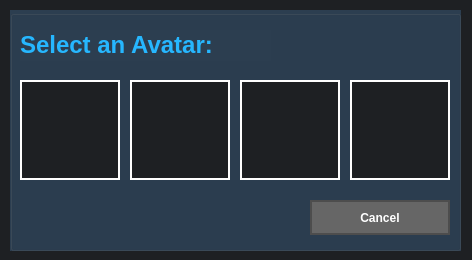
<?xml version="1.0" encoding="UTF-8"?>
<ui version="4.0">
 <class>editDetails</class>
 <widget class="QDialog" name="editDetails">
  <property name="geometry">
   <rect>
    <x>0</x>
    <y>0</y>
    <width>472</width>
    <height>260</height>
   </rect>
  </property>
  <property name="minimumSize">
   <size>
    <width>472</width>
    <height>260</height>
   </size>
  </property>
  <property name="maximumSize">
   <size>
    <width>472</width>
    <height>260</height>
   </size>
  </property>
  <property name="windowTitle">
   <string>Select an Avatar</string>
  </property>
  <property name="styleSheet">
   <string notr="true">background-color:#1E2023;</string>
  </property>
  <property name="modal">
   <bool>true</bool>
  </property>
  <widget class="QPushButton" name="pushButton">
   <property name="geometry">
    <rect>
     <x>20</x>
     <y>80</y>
     <width>100</width>
     <height>100</height>
    </rect>
   </property>
   <property name="minimumSize">
    <size>
     <width>100</width>
     <height>100</height>
    </size>
   </property>
   <property name="focusPolicy">
    <enum>Qt::NoFocus</enum>
   </property>
   <property name="styleSheet">
    <string notr="true">QPushButton {
    border-style: solid;
    border-width: 2px;
    border-color: white;
}

QPushButton:hover
{
    border: 2px solid #26b7ff ;
}

QPushButton:pressed {
	color:white;
 }
</string>
   </property>
   <property name="text">
    <string/>
   </property>
   <property name="icon">
    <iconset resource="resources.qrc">
     <normaloff>:/Assets/Icons/avatar.jpg</normaloff>:/Assets/Icons/avatar.jpg</iconset>
   </property>
   <property name="iconSize">
    <size>
     <width>96</width>
     <height>96</height>
    </size>
   </property>
   <property name="autoDefault">
    <bool>true</bool>
   </property>
   <property name="flat">
    <bool>true</bool>
   </property>
  </widget>
  <widget class="QPushButton" name="pushButton_2">
   <property name="geometry">
    <rect>
     <x>130</x>
     <y>80</y>
     <width>100</width>
     <height>100</height>
    </rect>
   </property>
   <property name="minimumSize">
    <size>
     <width>100</width>
     <height>100</height>
    </size>
   </property>
   <property name="focusPolicy">
    <enum>Qt::NoFocus</enum>
   </property>
   <property name="styleSheet">
    <string notr="true">QPushButton {
    border-style: solid;
    border-width: 2px;
    border-color: white;
}

QPushButton:hover
{
    border: 2px solid #26b7ff ;
}

QPushButton:pressed {
	color:white;
 }
</string>
   </property>
   <property name="text">
    <string/>
   </property>
   <property name="icon">
    <iconset resource="resources.qrc">
     <normaloff>:/Assets/Icons/avatar1.jpg</normaloff>:/Assets/Icons/avatar1.jpg</iconset>
   </property>
   <property name="iconSize">
    <size>
     <width>96</width>
     <height>96</height>
    </size>
   </property>
   <property name="flat">
    <bool>true</bool>
   </property>
  </widget>
  <widget class="QPushButton" name="pushButton_3">
   <property name="geometry">
    <rect>
     <x>240</x>
     <y>80</y>
     <width>100</width>
     <height>100</height>
    </rect>
   </property>
   <property name="minimumSize">
    <size>
     <width>100</width>
     <height>100</height>
    </size>
   </property>
   <property name="focusPolicy">
    <enum>Qt::NoFocus</enum>
   </property>
   <property name="styleSheet">
    <string notr="true">QPushButton {
    border-style: solid;
    border-width: 2px;
    border-color: white;
}

QPushButton:hover
{
    border: 2px solid #26b7ff ;
}

QPushButton:pressed {
	color:white;
 }
</string>
   </property>
   <property name="text">
    <string/>
   </property>
   <property name="icon">
    <iconset resource="resources.qrc">
     <normaloff>:/Assets/Icons/avatar2.jpg</normaloff>:/Assets/Icons/avatar2.jpg</iconset>
   </property>
   <property name="iconSize">
    <size>
     <width>96</width>
     <height>96</height>
    </size>
   </property>
   <property name="flat">
    <bool>true</bool>
   </property>
  </widget>
  <widget class="QPushButton" name="pushButton_4">
   <property name="geometry">
    <rect>
     <x>350</x>
     <y>80</y>
     <width>100</width>
     <height>100</height>
    </rect>
   </property>
   <property name="minimumSize">
    <size>
     <width>100</width>
     <height>100</height>
    </size>
   </property>
   <property name="focusPolicy">
    <enum>Qt::NoFocus</enum>
   </property>
   <property name="styleSheet">
    <string notr="true">QPushButton {
    border-style: solid;
    border-width: 2px;
    border-color: white;
}

QPushButton:hover
{
    border: 2px solid #26b7ff ;
}

QPushButton:pressed {
	color:white;
 }
</string>
   </property>
   <property name="text">
    <string/>
   </property>
   <property name="icon">
    <iconset resource="resources.qrc">
     <normaloff>:/Assets/Icons/avatar3.jpg</normaloff>:/Assets/Icons/avatar3.jpg</iconset>
   </property>
   <property name="iconSize">
    <size>
     <width>96</width>
     <height>96</height>
    </size>
   </property>
   <property name="flat">
    <bool>true</bool>
   </property>
  </widget>
  <widget class="QPushButton" name="pushButton_5">
   <property name="geometry">
    <rect>
     <x>310</x>
     <y>200</y>
     <width>140</width>
     <height>35</height>
    </rect>
   </property>
   <property name="minimumSize">
    <size>
     <width>140</width>
     <height>35</height>
    </size>
   </property>
   <property name="focusPolicy">
    <enum>Qt::NoFocus</enum>
   </property>
   <property name="styleSheet">
    <string notr="true">QPushButton {
    background-color: #666666;
    border-style: solid;
    border-width: 2px;
    border-color: #4d4d4d;
    font: bold 12px;
    color: white;
	padding-top:8px;
	padding-bottom:8px;
    padding-left: 8px;
    padding-right: 8px;
}

QPushButton:hover
{
    border: 2px solid #262626 ;
}

QPushButton:pressed {
	color:white;
	background-color:#1a1a1a;
 }
</string>
   </property>
   <property name="text">
    <string>Cancel</string>
   </property>
  </widget>
  <widget class="QGroupBox" name="groupBox">
   <property name="geometry">
    <rect>
     <x>10</x>
     <y>10</y>
     <width>451</width>
     <height>241</height>
    </rect>
   </property>
   <property name="styleSheet">
    <string notr="true"> background-color: #2c3e50;</string>
   </property>
   <property name="title">
    <string/>
   </property>
   <widget class="QLabel" name="label">
    <property name="geometry">
     <rect>
      <x>10</x>
      <y>20</y>
      <width>251</width>
      <height>31</height>
     </rect>
    </property>
    <property name="text">
     <string>&lt;html&gt;&lt;head/&gt;&lt;body&gt;&lt;p&gt;&lt;span style=&quot; font-size:18pt; font-weight:600; color:#26b7ff;&quot;&gt;Select an Avatar:&lt;/span&gt;&lt;/p&gt;&lt;/body&gt;&lt;/html&gt;</string>
    </property>
   </widget>
  </widget>
  <zorder>groupBox</zorder>
  <zorder>pushButton</zorder>
  <zorder>pushButton_2</zorder>
  <zorder>pushButton_3</zorder>
  <zorder>pushButton_4</zorder>
  <zorder>pushButton_5</zorder>
 </widget>
 <resources>
  <include location="resources.qrc"/>
 </resources>
 <connections/>
</ui>
